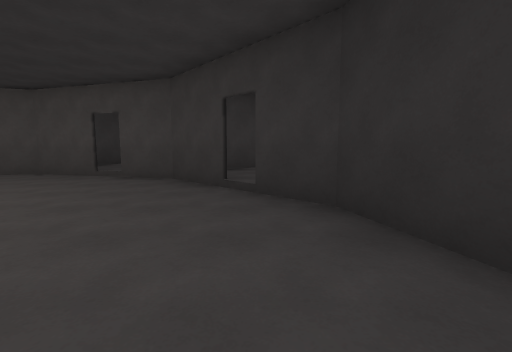
view 1 (above)

14 first-person views from a walk through a Unity game level. The camera is 1.4 m above the floor, tilts 6° down and sees 90° across. Doors are open. The floor is counted in squares, 2.29 m on a side. Each view is taken from the middle of a square. On the plan, view 1 faces up. The plan holds only what a view shows up to about 9 squares ahead; the rest is blank. The place goes on beyond the plan. The player character is not drawn.

view 2
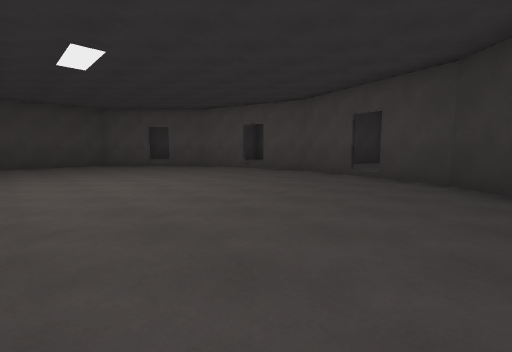

view 3
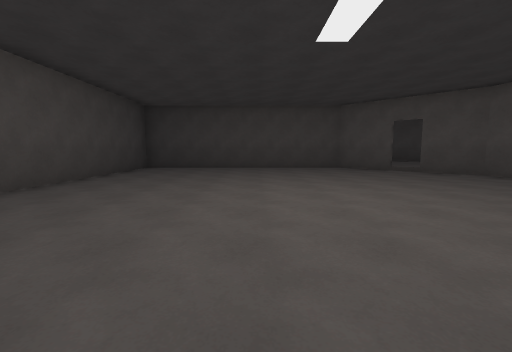

view 4
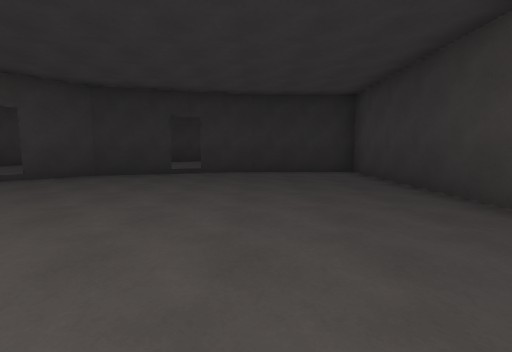

view 5
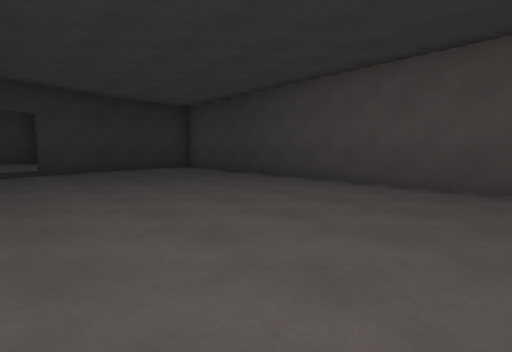

view 6
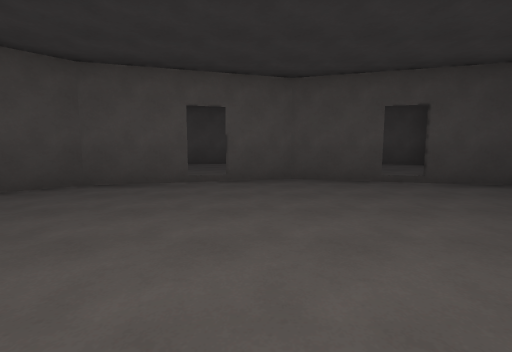

view 7
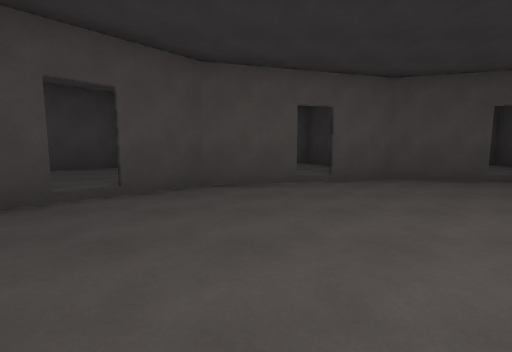

view 8
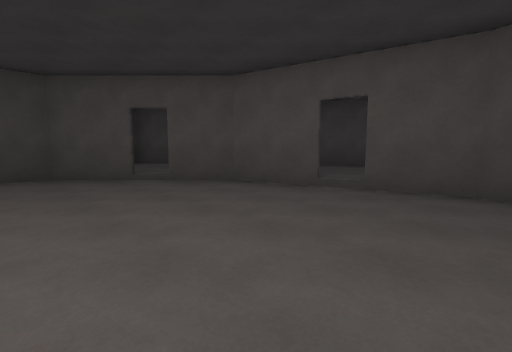

view 9
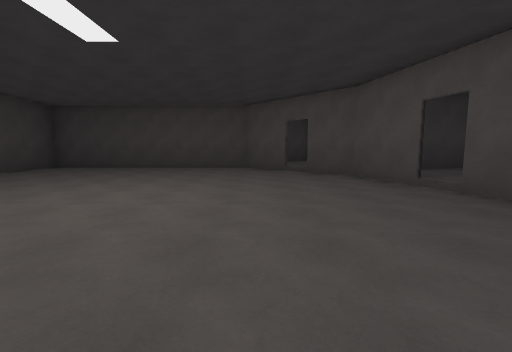

view 10
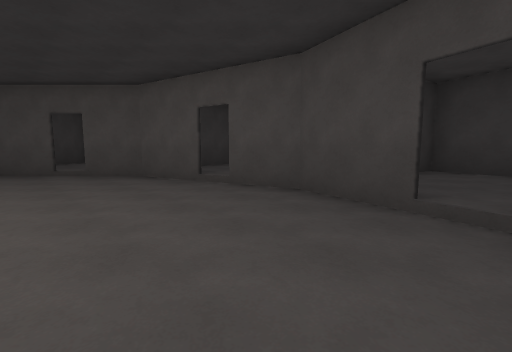

view 11
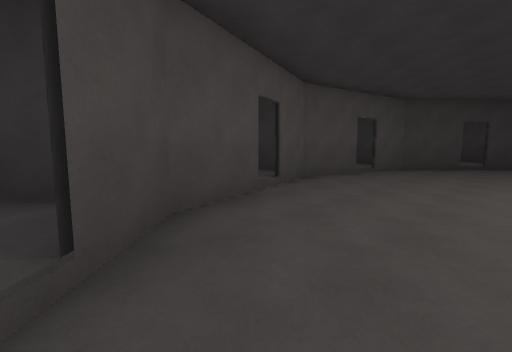

view 12
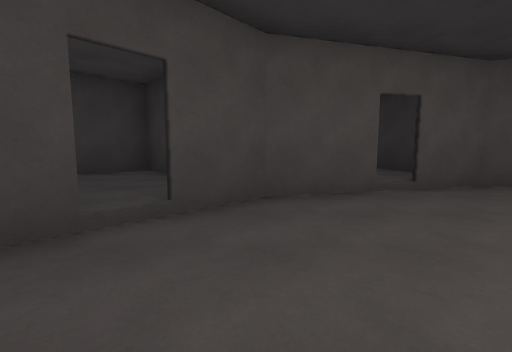

view 13
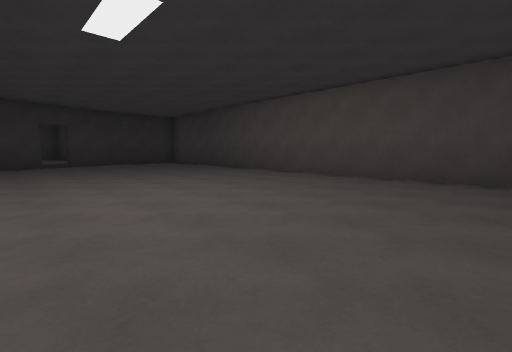

view 14
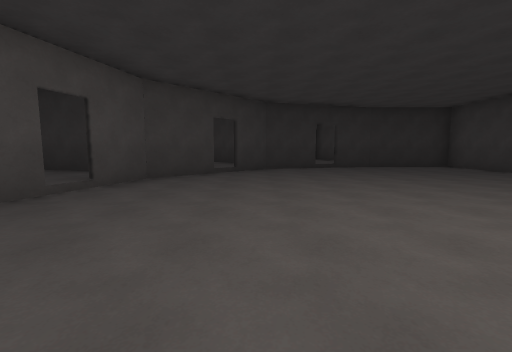

### Floor plan
Key: @ floor where view 1 was taken; # wall or solid block; . main floor; : floor 0.25 m higher than the main floor; D open door.
Columns run from 14 left of view 1 to 2 right of it. Each row starts with its distance up from view 1.
 10      ####
  9     ##::#####
  8  ####::::#::#
  7 ##::##:::# :#
  6 #::::##D##DD##
  5 #::::#......##
  4 ##::D........#D
  3  ###..........###
  2   #............##
  1   #............DD
  0   #...........@.#
 -1   #.............#
 -2   #.............#
 -3   #.............#
 -4   ###############

Positions as (right, up) in squares from view 1, and headings:
1: (0, 0), facing up
2: (-1, 0), facing up-left
3: (-3, 0), facing left
4: (-5, -1), facing right
5: (-6, 1), facing down-right
6: (-6, 1), facing up
7: (-8, 1), facing up
8: (-5, 2), facing up-left
9: (-3, 3), facing left
10: (-3, 3), facing up-left
11: (-10, 3), facing up-right
12: (-9, 2), facing up
13: (-9, 2), facing down-right
14: (-7, 3), facing right
